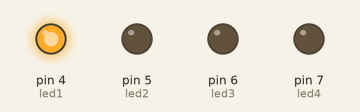
Recording of a sketch running on a simulated Arduino Uno, built with avr-gcc and run on an emulated ATmega328P. On the bench: output pins drawn as LEDs (lit = HIGH).

Above: at 0.2 s.
At 1.2 s:
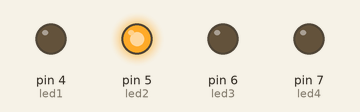
At 3.2 s:
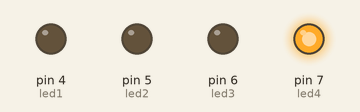
At 5.2 s:
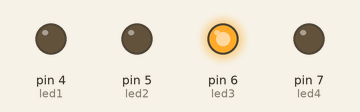
At 9.7 s:
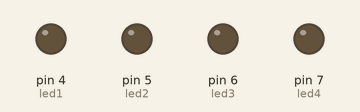
Timing chart, 0 to 10.4 s (numbered marks = the images above):
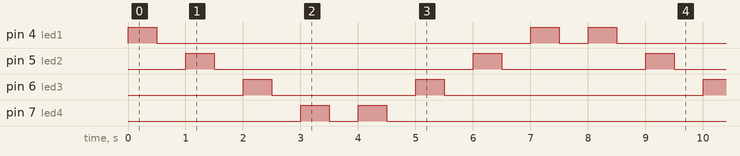

Measured:
- by itself, pin 4 (led1): repeats every 8.0 s: LOW 6.5 s, HIGH 0.50 s, LOW 0.50 s, HIGH 0.50 s
- by itself, pin 5 (led2): repeats every 8.0 s: LOW 4.5 s, HIGH 0.50 s, LOW 2.5 s, HIGH 0.50 s
- by itself, pin 6 (led3): repeats every 8.0 s: LOW 2.5 s, HIGH 0.50 s, LOW 4.5 s, HIGH 0.50 s
- by itself, pin 7 (led4): repeats every 8.0 s: LOW 0.50 s, HIGH 0.50 s, LOW 6.5 s, HIGH 0.50 s

The sketch:

Sheet__1_Q_2_.ino
```cpp
int led1=4;
int led2=5;
int led3=6;
int led4=7;

void setup() {
  // put your setup code here, to run once:
pinMode(led1,OUTPUT);
pinMode(led2,OUTPUT);
pinMode(led3,OUTPUT);
pinMode(led4,OUTPUT);

}

void loop() {
  // put your main code here, to run repeatedly:
for(int i=4;i<=7;i++)
{digitalWrite(i,HIGH);
delay(500);
digitalWrite(i,LOW);
delay(500);
}
for(int i=7;i>=4;i--)
{digitalWrite(i,HIGH);
delay(500);
digitalWrite(i,LOW);
delay(500);
}
}
```
